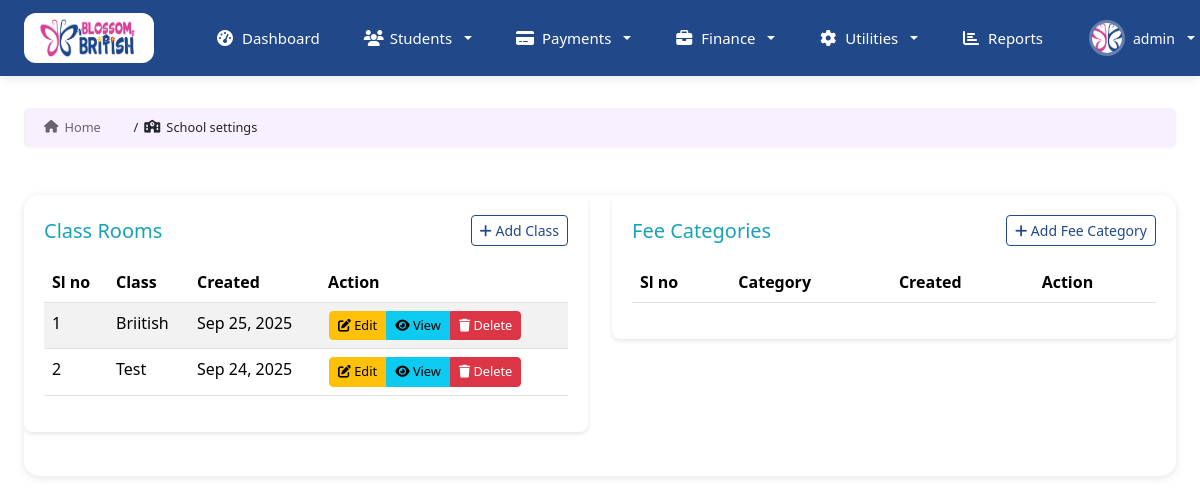
/settings (signed in), run on an earlier commit of the app's database.
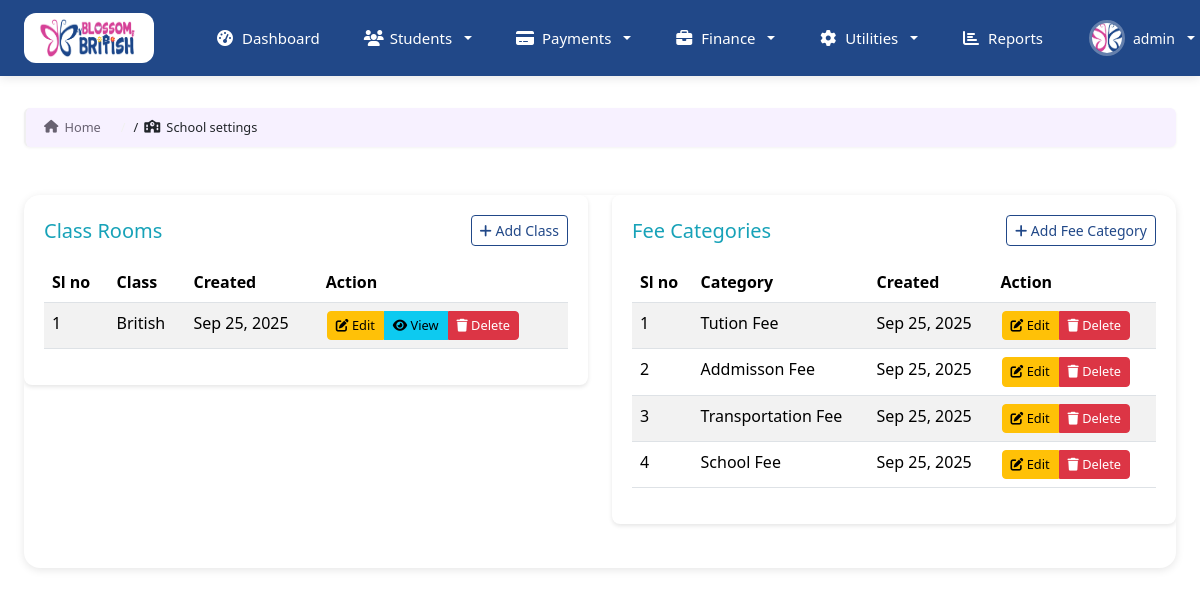
And on a later commit of the database.
### home/models.py (models this page shows, shortened)
class ClassRooms(models.Model):
    class_name = models.CharField(max_length=20)
    created_by = models.ForeignKey(CustomUser,on_delete=models.SET_NULL, null=True, blank=True)
    created_at = models.DateField(auto_now_add=True)
    updated_at = models.DateField(auto_now=True)

class FeeCategory(models.Model):
    name = models.CharField(max_length=30)
    created_at = models.DateField(auto_now_add=True)
    modified_at = models.DateField(auto_now=True)

### home/decorators.py (the view)
    def wrapper_func(request, *args, **kwargs):
        if request.user.is_authenticated:
            return view_func(request,*args,**kwargs)
        else:
            messages.info(request,"You are not logged in please login to continue")
            return redirect("signin")

### home/context_processors.py (called while the page is built)
def user_context(request):
    if isinstance(request.user, AnonymousUser):
        return {}
    return {
        'user_full_name': f"{request.user.first_name} {request.user.last_name}".strip(),
        'user_initials': f"{request.user.first_name[:1]}{request.user.last_name[:1]}".upper() if request.user.first_name and request.user.last_name else request.user.username[:2].upper(),
        'user_role_display': request.user.role.title() if hasattr(request.user, 'role') else 'User',
    }

### templates/settings/settings.html (shortened to what the changed rows need)
{% extends 'auth_templates/index.html' %}
{% load static %}
{% block content %}
<div class="students-container">
    <div class="dashboard-card-1">
       <div class="row">
            <div class="col-lg-6 col-12 mb-4">
                <div class="custom-table-container">
                    <div class="table-wrapper">
                        <table id="studentsTable" class="display table table-striped table-hover" style="width:100%">
                            <thead>
                                <tr>
                                    <th>Sl no</th>
                                    <th>Class</th>
                                    <th>Created</th>
                                    <th>Action</th>
                                </tr>
                            </thead>
                            <tbody>
                                {% for class in class_rooms %}
                                <tr>
                                    <td>{{ forloop.counter }}</td>
                                    <td>{{ class.class_name }}</td>
                                    <td>{{ class.created_at|date:"M d, Y" }}</td>
                                    <td>
                                        <div class="btn-group" role="group" aria-label="Actions">
                                            <button type="button" data-bs-target="#update{{ class.id }}" data-bs-toggle="modal" class="btn btn-warning btn-sm">
                                                <i class="fas fa-edit"></i> Edit
                                            </button>
                                            <button type="button" class="btn btn-info btn-sm">
                                                <i class="fas fa-eye"></i> View
                                            </button>
                                            <button type="button" class="btn btn-danger btn-sm" data-bs-target="#deleteModal{{ class.id }}" data-bs-toggle="modal">
                                                <i class="fas fa-trash"></i> Delete
                                            </button>
                                        </div>
                                    </td>
                                </tr>
                                {% endfor %}
                            </tbody>
                        </table>
                    </div>
                </div>
            </div>
            <div class="col-lg-6 col-12 mb-4">
                <div class="custom-table-container">
                    <div class="table-wrapper">
                        <table id="feeCategoryTable" class="display table table-striped table-hover" style="width:100%">
                            <thead>
                                <tr>
                                    <th>Sl no</th>
                                    <th>Category</th>
                                    <th>Created</th>
                                    <th>Action</th>
                                </tr>
                            </thead>
                            <tbody>
                                {% for category in fee_category %}
                                <tr>
                                    <td>{{ forloop.counter }}</td>
                                    <td>{{ category.name }}</td>
                                    <td>{{ category.created_at|date:"M d, Y" }}</td>
                                    <td>
                                        <div class="btn-group" role="group" aria-label="Actions">
                                            <button type="button" data-bs-target="#updateCategory{{ category.id }}" data-bs-toggle="modal" class="btn btn-warning btn-sm">
                                                <i class="fas fa-edit"></i> Edit
                                            </button>
                                            <button type="button" class="btn btn-danger btn-sm" data-bs-target="#deleteModalCategory{{ category.id }}" data-bs-toggle="modal">
                                                <i class="fas fa-trash"></i> Delete
                                            </button>
                                        </div>
                                    </td>
                                </tr>
                                {% endfor %}
                            </tbody>
                        </table>
                    </div>
                </div>
            </div>
        </div>
    </div>
</div>
<link rel="stylesheet" href="{% static 'css/jquery.dataTables.min.css' %}">
{% endblock %}

What changed in the data, as far as the page shows it:
removed ClassRooms: class_name "Briitish", created_at "Sep 25, 2025"
removed ClassRooms: class_name "Test", created_at "Sep 24, 2025"
added ClassRooms: class_name "British", created_at "Sep 25, 2025"
added FeeCategory: name "Tution Fee", created_at "Sep 25, 2025"
added FeeCategory: name "Addmisson Fee", created_at "Sep 25, 2025"
added FeeCategory: name "Transportation Fee", created_at "Sep 25, 2025"
added FeeCategory: name "School Fee", created_at "Sep 25, 2025"
